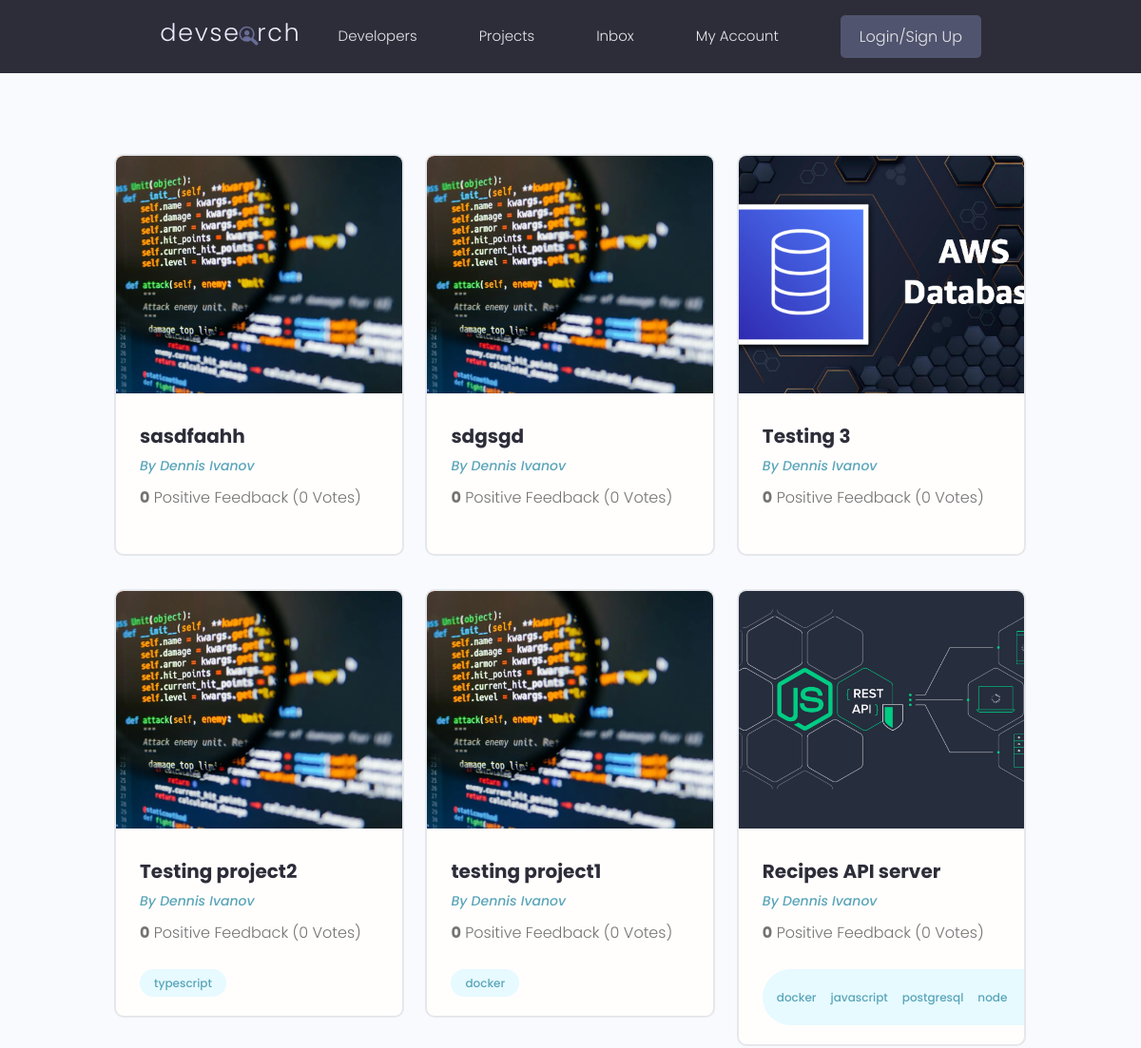
The page /projects/ (upper part) on the database as committed earlier.
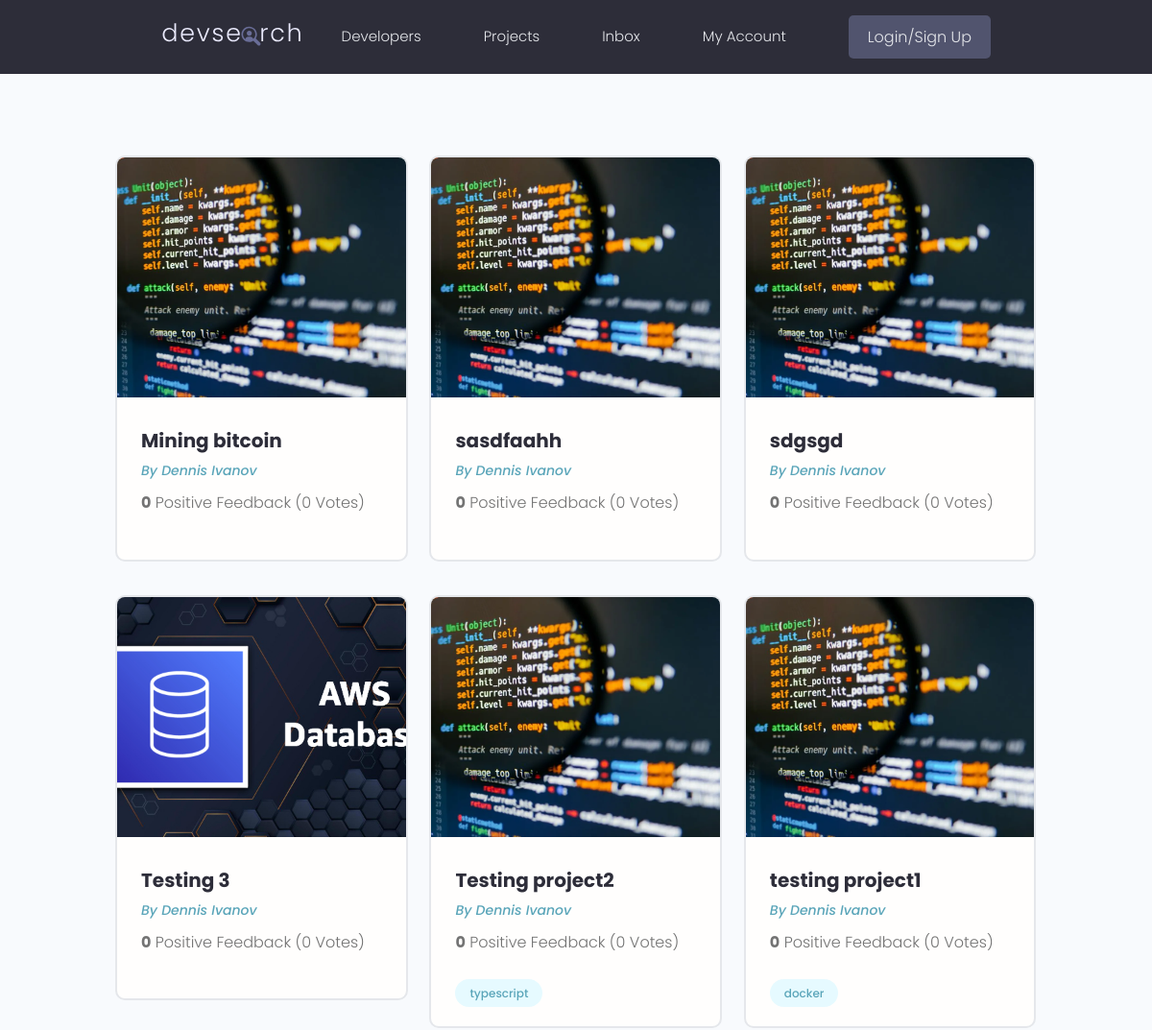
The same page on the database as committed later.
### projects/models.py (models this page shows, shortened)
class Project(models.Model):
    owner = models.ForeignKey(Profile, null=True, blank=True, verbose_name="owner", on_delete=models.SET_NULL, related_name="projects")
    title = models.CharField(max_length=200)
    description = models.TextField(null=True, blank=True)
    featured_image = models.ImageField(upload_to="projects", null=True, blank=True, default="default.webp")
    demo_link = models.CharField(max_length=2000, null=True, blank=True)
    source_link = models.CharField(max_length=2000, null=True, blank=True)
    created_at = models.DateTimeField(auto_now_add=True)
    id = models.UUIDField(default=uuid.uuid4, unique=True, primary_key=True, editable=False)
    tags = models.ManyToManyField('Tag', blank=True, related_name="tags")
    vote_total = models.IntegerField(default=0, null=True, blank=True)
    vote_ratio = models.IntegerField(default=0, null=True, blank=True)

class Tag(models.Model):
    name = models.CharField(max_length=200)
    created_at = models.DateTimeField(auto_now_add=True)
    id = models.UUIDField(default=uuid.uuid4, unique=True, primary_key=True, editable=False)
    def __str__(self):
        return self.name

### projects/views.py (the view)
# urls.py: path('', views.index, name="projects"),
def index(request):
    projects = Project.objects.all().order_by("-created_at")
    context = {"projects": projects}
    return render(request, 'projects/projects.html', context)

### projects/templates/projects/projects.html (shortened to what this page needs)
{% extends "base.html"%}
{% load static %}
{% block content %}
    <section class="projectsList">
      <div class="container">
        <div class="grid grid--three">
        {% for project in projects %}
          <div class="column">
            <div class="card project">
              <a href="{% url "projects:project-detail" project.id %}" class="project">
                <img class="project__thumbnail" src="{{project.featured_image.url}}" alt="{{project.slug}} thumbnail" />
                <div class="card__body">
                  <h3 class="project__title">{{project.title}}</h3>
                  <p><a class="project__author" href="profile.html">By Dennis Ivanov</a></p>
                  <p class="project--rating">
                    <span style="font-weight: bold;">{{project.vote_ratio}}</span> Positive
                    Feedback ({{project.vote_total}} Vote{{project.vote_total|pluralize:"s"}})
                  </p>
                  <div class="project__tags">
                    {% for tag in project.tags.all %}
                    <span class="tag tag--pill tag--main">
                      <small>{{tag}}</small>
                    {% endfor %}
                  </div>
                </div>
              </a>
            </div>
          </div>
        {% endfor %}
        </div>
      </div>
    </section>
  {% endblock %}

Rows that differ between the two databases and show on the page:
no longer on this page (row unchanged): Project: featured_image (picture), title "Recipes API server", vote_ratio "0", vote_total "0", Tag (name "docker")
no longer on this page (row unchanged): Tag: name "javascript", shown under "Recipes API server"
no longer on this page (row unchanged): Tag: name "postgresql", shown under "Recipes API server"
no longer on this page (row unchanged): Tag: name "node", shown under "Recipes API server"
added Project: featured_image (placeholder picture), title "Mining bitcoin", vote_ratio "0", vote_total "0"
